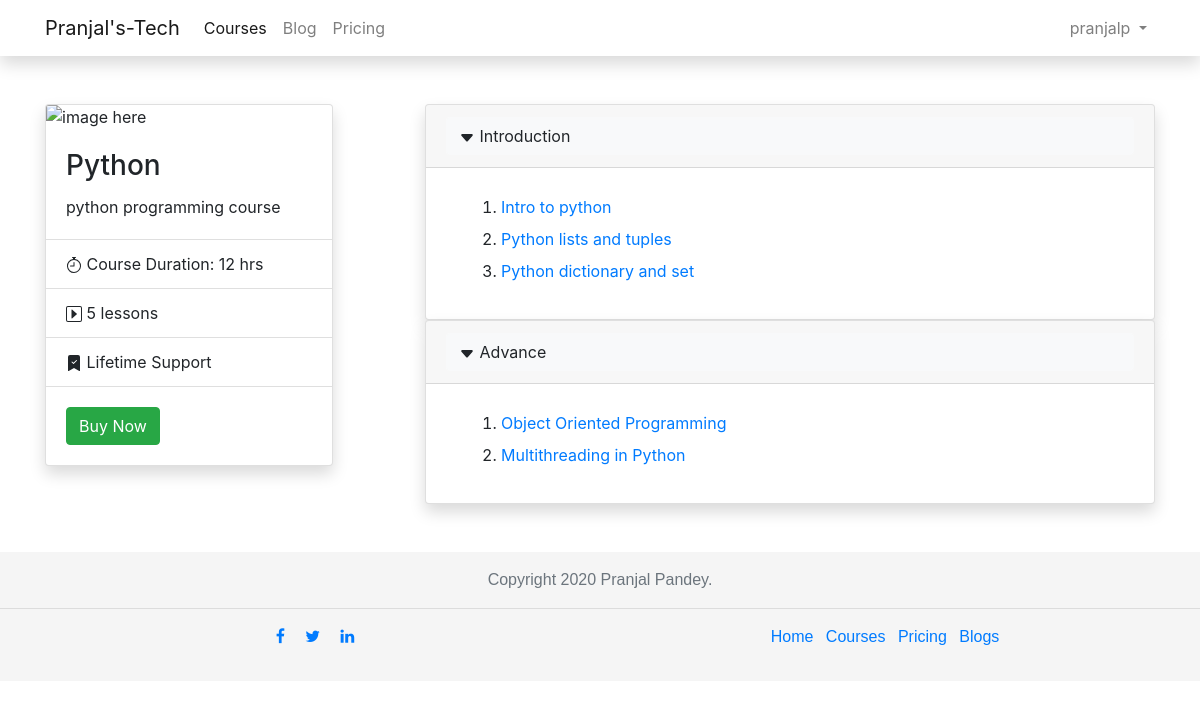
The app's page /course/2/ (signed in) with its own data.
### mywebsite/models.py (models this page shows, shortened)
class Course(models.Model):
    title = models.CharField(max_length=250)
    description = models.CharField(max_length=1000)
    thumbnail_url = models.CharField(max_length=1000)
    video_url = models.CharField(max_length=1000)
    c_types = (
        ('free', 'free' ),
        ('paid', 'paid'),
    )
    course_type = models.CharField(max_length=100, choices=c_types)
    course_length= models.CharField(max_length=100)

class Section(models.Model):
    course = models.ForeignKey(Course, on_delete=models.CASCADE)
    title = models.CharField(max_length=500)

class Lesson(models.Model):
    course = models.ForeignKey(Course, on_delete=models.CASCADE)
    section = models.ForeignKey(Section, on_delete=models.CASCADE, null=True)
    title = models.CharField(max_length=500)
    video_url = models.CharField(max_length=500)
    l_types =(
        ('free', 'free'),
        ('paid', 'paid')
    )
    lesson_type = models.CharField(max_length=100, choices=l_types, default='paid')

### mywebsite/views.py (the view)
# urls.py: path('course/<int:pk>/', views.course_details, name='course_details'),
def course_details(request, pk):
    course = Course.objects.get(id=pk)
    section = Section.objects.filter(course=course)
    lessons = Lesson.objects.filter(course=course)
    return render(request, 'mywebsite/course_detail.html',{
        'course': course,
        'title': course.title,
        'lessons': lessons,
        'sections': section
    })

### mywebsite/templates/mywebsite/course_detail.html (shortened to what this page needs)
{% extends 'mywebsite/base.html' %}
{% block content %}
    <div class="container my-5">
        <div class="row">
            <div class="col-md-4">
                <div class="card shadow" style="width: 18rem;">
                    <img src="..." class="card-img-top" alt="image here">
                    <div class="card-body">
                      <h3 class="card-title">{{course.title}}</h3>
                      <p class="card-text">{{course.description}}</p>
                    </div>
                    <ul class="list-group list-group-flush">
                      <li class="list-group-item">
                        Course Duration: {{course.course_length}}
                    </li>
                      <li class="list-group-item"> {{lessons.count}} lessons</li>
                      <li class="list-group-item">  Lifetime Support</li>
                    </ul>
                    <div class="card-body">
                      <a href="#" class="btn btn-success">Buy Now</a>
                    </div>
                  </div>
            </div>
            <div class="col-md-8">
              {% for section in sections %}
              <div class="accordion" id="accordionExample">
                <div class="card shadow">
                  <div class="card-header" id="headingOne">
                    <h2 class="mb-0">
                      <button class="btn btn-light btn-block text-left" type="button" data-toggle="collapse" data-target="#collapse{{forloop.counter}}" aria-expanded="true" aria-controls="collapse{{forloop.counter}}">
                        <svg width="1em" height="1em" viewBox="0 0 16 16" class="bi bi-caret-down-fill" fill="currentColor" xmlns="http://www.w3.org/2000/svg">
                          <path d="M7.247 11.14L2.451 5.658C1.885 5.013 2.345 4 3.204 4h9.592a1 1 0 0 1 .753 1.659l-4.796 5.48a1 1 0 0 1-1.506 0z"/>
                        </svg> {{section.title}}
                      </button>
                    </h2>
                  </div>
                  <div id="collapse{{forloop.counter}}" class="collapse show" aria-labelledby="headingOne" data-parent="#accordionExample">
                    <div class="card-body">
                      <div class="container">
                        <ol>
                        {% for lesson in lessons %}
                              {%if lesson.section == section%}
                                    <li  class="my-2"><a href="{% url 'lesson_details' course.id lesson.id %}" style="text-decoration: none;">{{lesson.title}}</a></li>
                              {% endif %}
                        {% endfor %}
                      </ol>
                      </div>
                    </div>
                  </div>
                </div>
              </div>
              {% endfor %}
            </div>
        </div>
    </div>
{% endblock %}

### mywebsite/templates/mywebsite/navbar.html (shortened to what this page needs)
    <nav class="navbar navbar-expand-lg navbar-light bg-transparent shadow">
        <div class="container">
        <a class="navbar-brand" href="{% url 'index' %}">Pranjal's-Tech</a>
        <div class="collapse navbar-collapse" id="navbarSupportedContent">
          <ul class="navbar-nav mr-auto">
            <li class="nav-item active">
              <a class="nav-link" href="{% url 'courses' %}">Courses</a>
            </li>
            <li class="nav-item">
              <a class="nav-link" href="{% url 'blogs' %}">Blog</a>
            </li>
            <li class="nav-item">
              <a class="nav-link" href="{% url 'pricing' %}">Pricing</a>
            </li>
          </ul>
        {% if not user.is_authenticated %}
          <ul class="navbar-nav">
            <li class="nav-item active" style="margin-right: 5%;">
              <a class="btn btn-outline-primary" data-toggle="modal" data-target="#loginModal" >Login</a>
            </li>
            <li class="nav-item">
              <a class="btn btn-outline-secondary" href="#">Register</a>
            </li>
          </ul>
          {% else %}
          <ul class="navbar-nav">
          <li class="nav-item dropdown">
            <a class="nav-link dropdown-toggle" href="#" id="navbarDropdown" role="button" data-toggle="dropdown" aria-haspopup="true" aria-expanded="false">
              {{user}}
            </a>
          </li>
          </ul>
{% endif %}
        </div>
    </div>
</nav>

### records on screen
Course: title "Python", description "python programming course", course_length "12 hrs"
Section: title "Introduction"
Lesson: title "Intro to python"
Lesson: title "Python lists and tuples"
Lesson: title "Python dictionary and set"
Section: title "Advance"
Lesson: title "Object Oriented Programming"
Lesson: title "Multithreading in Python"

### other values on screen
{{ user }} "pranjalp"
{{ lessons.count }} "5"
